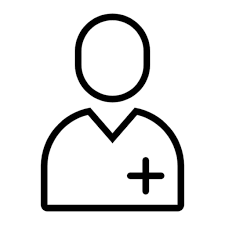
#> input picture data/img-src/doctor.png, 225 x 225 px, found by its file name; its folder holds 4 pictures in this run
$ python resize-copy.py
#> lines starting #> are read from the running program, lines starting #| are printed output that depends on the picture
import os
from PIL import Image

def copy_and_resize_images(src_dir, dst_dir):
  if not os.path.exists(dst_dir):
    os.makedirs(dst_dir)
  for filename in os.listdir(src_dir):
    with Image.open(os.path.join(src_dir, filename)) as img:
#> img is the input picture: PIL image 225x225 P; min 0, max 255, mean 230.2
      img = img.resize((512, 512))
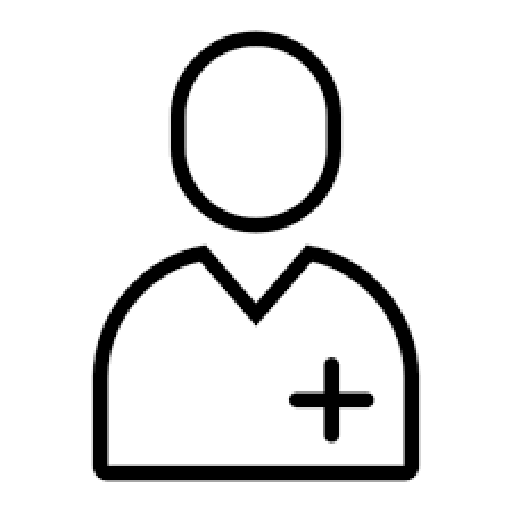
#> img: PIL image 512x512 P; min 0, max 255, mean 230.1
#> pass 3 of the loop in copy_and_resize_images, `for filename in os.listdir(src_dir):`:
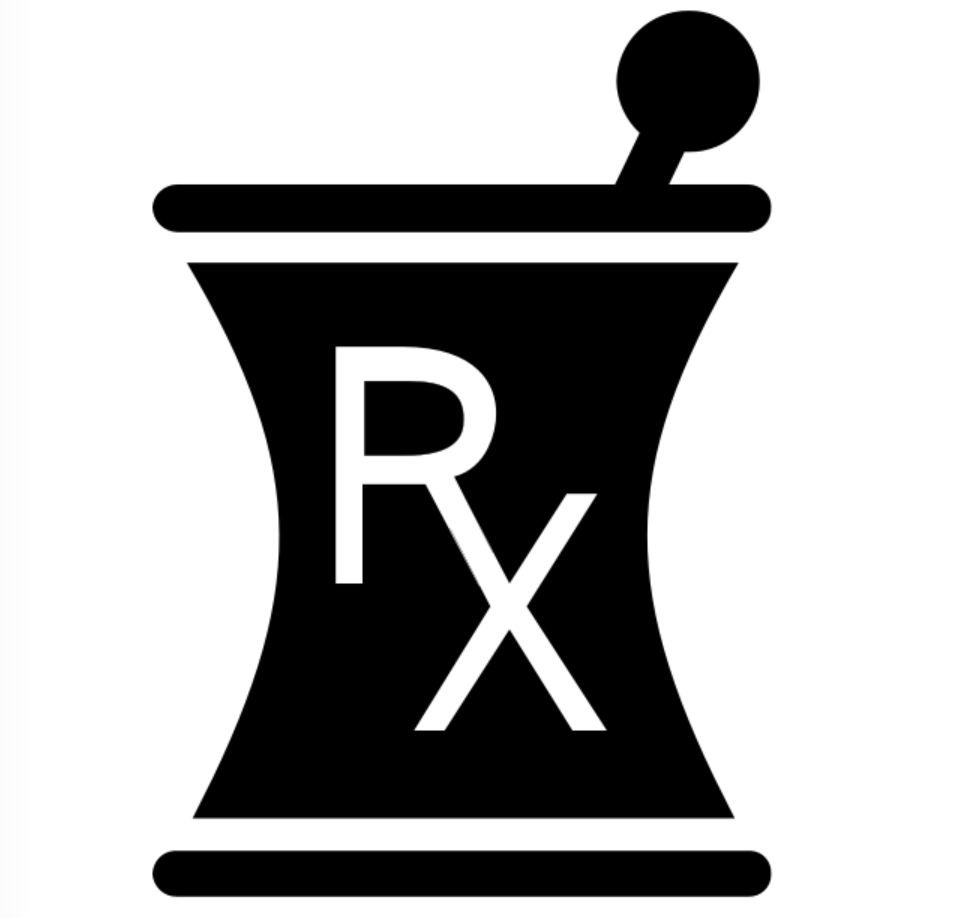
#> input picture data/img-src/rx.png, 968 x 918 px, found by its file name
#> in copy_and_resize_images, img is the input picture: PIL image 968x918 RGBA; mean R, G, B, A 173.4, 173.4, 173.4, 255
#> in copy_and_resize_images, `img = img.resize((512, 512))`:
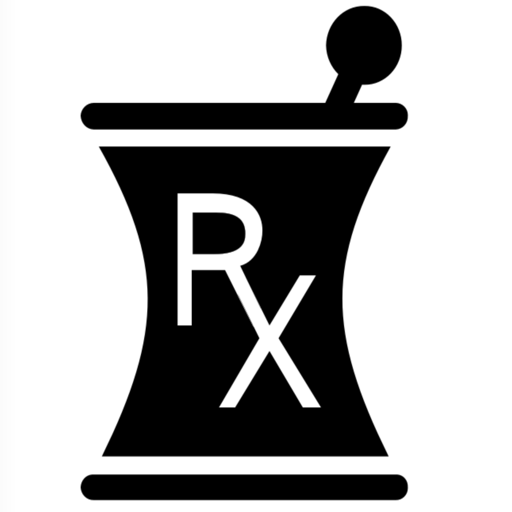
#> img: PIL image 512x512 RGBA; mean R, G, B, A 173.4, 173.4, 173.4, 255
#> the loop made 4 passes; the first 3 are shown
      img.save(os.path.join(dst_dir, filename))

home = '/Users/dan/Documents/ws/generative-art/'
src_dir = home + 'data/img-src'
print(len(os.listdir(src_dir)))
dst_dir = home + 'data/resized'

copy_and_resize_images(src_dir, dst_dir)
